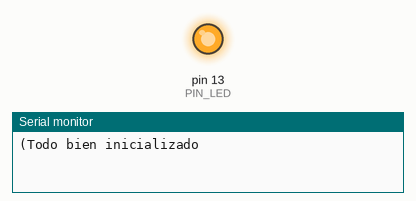
Simulated run of this sketch. Board: Arduino Uno, built with avr-gcc and run on an emulated ATmega328P. On the bench: output pins drawn as LEDs (lit = HIGH), the last lines printed to the serial monitor.

Above: at 0.1 s.
At 5.1 s:
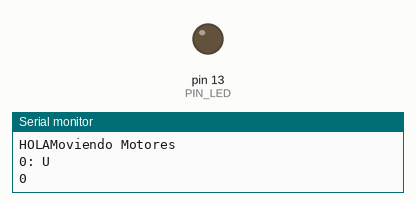
Timing chart, 0 to 10.4 s (numbered marks = the images above):
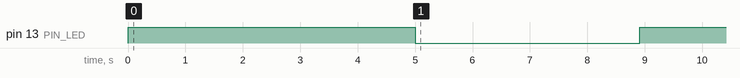

The sketch:

MaquiRubik_main.ino
```cpp
#include <String.h>
#include "controlMotores.h"

#define PIN_LED 13

int flag = 0;
int motorMatrix[6][4]; // 6 motores con 4 pines de control
char mensaje[MESSAGE_LENGTH]= "UDFLBR";
char test_mensaje[MESSAGE_LENGTH]="FLDFLDFLDfldFLdfLD";

void setup() {
  Serial.begin(9600);

  motorMatrix_init();

  pinMode(PIN_LED,OUTPUT);
  digitalWrite(PIN_LED,1);

  delay(5000);
}

void loop() {
  Serial.print("HOLA");
  if (flag == 0){
    digitalWrite(PIN_LED,0);
    secuenciaGiros(mensaje, MESSAGE_LENGTH);
    flag = 1;
    digitalWrite(PIN_LED,1);
  }
  delay(1000);
}
```

controlMotores.cpp
```cpp
#include "controlMotores.h"
#include <Arduino.h>

//Creo yo que los valores son los pines usados con el motor
bool verifyMessage(char *msg)
{
  int i;
  int flag = 0;
  while (msg[i])
  {
    switch(msg[i])
    {
    case 'R': case 'r':
      flag = 0;
      break;
    case 'L':case 'l':
      flag = 0;
      break;
    case 'U':case 'u':
      flag = 0;
      break;
    case 'D': case 'd':
      flag = 0;
      break;
    case 'F': case 'f':
      flag = 0;
      break;
    case 'B':case 'b':
      flag = 0;
      break;
    default:
      flag = 1;
      break;
    }
  }
  return (flag);
}


void motorMatrix_init(){
  for(int i=0;i<4;i++)
  {
    motorMatrix[U][i]=47+2*i;
    motorMatrix[D][i]=31+2*i;
    motorMatrix[R][i]=30+2*i;
    motorMatrix[L][i]=38+2*i;
    motorMatrix[F][i]=39+2*i;
    motorMatrix[B][i]=46+2*i;
  }
  for(int i=0;i<4;i++)
  {
    pinMode(motorMatrix[U][i],OUTPUT);
    pinMode(motorMatrix[L][i],OUTPUT);
    pinMode(motorMatrix[D][i],OUTPUT);
    pinMode(motorMatrix[R][i],OUTPUT);
    pinMode(motorMatrix[B][i],OUTPUT);
    pinMode(motorMatrix[F][i],OUTPUT);
  }
  Serial.println("Todo bien inicializado");
}

SentidoGiro getSentidoGiro(char instruccion)
{
  if(instruccion >= 'a' && instruccion <= 'z'){
    return AntiHorario;
  }
  else{
    return Horario;
  }
}

void secuenciaGiros(char cadena[], int tam)
{
  enum SentidoGiro sentido;
  Serial.write("Moviendo Motores\n");
  for(int i = 0; cadena[i] != '\0'; i++)
  {
    Serial.print(i);Serial.print(": ");
    Serial.println(cadena[i]);
    sentido = getSentidoGiro(cadena[i]);

    Serial.println(sentido);
    switch(cadena[i])
    {
    case 'R':
      giro(Horario,motorMatrix[R]);
      break;
    case 'r':
      giro(AntiHorario,motorMatrix[R]);
      break;
    case 'L':
      giro(Horario,motorMatrix[L]);
      break;
    case 'l':
      giro(AntiHorario,motorMatrix[L]);
      break;
    case 'U':
      giro(Horario,motorMatrix[U]);
      break;
    case 'u':
      giro(AntiHorario,motorMatrix[U]);
      break;
    case 'D':
      giro(Horario,motorMatrix[D]);
      break;
    case 'd':
      giro(AntiHorario,motorMatrix[D]);
      break;
    case 'F':
      giro(Horario,motorMatrix[F]);
      break;
    case 'f':
      giro(AntiHorario,motorMatrix[F]);
      break;
    case 'B':
      giro(Horario,motorMatrix[B]);
      break;
    case 'b':
      giro(AntiHorario,motorMatrix[B]);
      break;
    }
    delay(500);
  }
}
#ifdef __modo_normal__
void giro (bool sentido,int pines[]){ // funcion para girar solo 90 grados en un sentido u otro
  bool micropasos[8][4] = {
    {1, 0, 0, 0},
    {1, 0, 1, 0},
    {0, 0, 1, 0},
    {0, 1, 1, 0},
    {0, 1, 0, 0},
    {0, 1, 0, 1},
    {0, 0, 0, 1},
    {1, 0, 0, 1}
  };

  if (sentido == 0)
  {
    for (int i = 0; i < 100; i++)
    {
      digitalWrite(pines[0], micropasos[i%8][0]);
      digitalWrite(pines[1], micropasos[i%8][1]);
      digitalWrite(pines[2], micropasos[i%8][2]);
      digitalWrite(pines[3], micropasos[i%8][3]);
      delayMicroseconds (DEMORA);
    }
  }
  else
  {
    for (int i = 100; i > 0; i--)
    {
      digitalWrite(pines[0], micropasos[i%8][0]);
      digitalWrite(pines[1], micropasos[i%8][1]);
      digitalWrite(pines[2], micropasos[i%8][2]);
      digitalWrite(pines[3], micropasos[i%8][3]);
      delayMicroseconds (DEMORA);
    }
  }
}
#else
#ifdef __modo_alto_par__
void giro (bool sentido,int pines[]){ // funcion para girar solo 90 grados en un sentido u otro
  int DEMORA = 750;

  bool micropasos[4][4] = {
    {1, 0, 1, 0},
    {0, 1, 1, 0},
    {0, 1, 0, 1},
    {1, 0, 0, 1}
  };

  if (sentido == 0)
  {
    for (int i = 0; i < 50; i++)
    {
      digitalWrite(pines[0], micropasos[i%4][0]);
      digitalWrite(pines[1], micropasos[i%4][1]);
      digitalWrite(pines[2], micropasos[i%4][2]);
      digitalWrite(pines[3], micropasos[i%4][3]);
      delayMicroseconds (DEMORA);
    }
  }
  else
  {
    for (int i = 0; i < 50; i--)
    {
      digitalWrite(pines[3], micropasos[i%4][0]);
      digitalWrite(pines[2], micropasos[i%4][1]);
      digitalWrite(pines[1], micropasos[i%4][2]);
      digitalWrite(pines[0], micropasos[i%4][3]);
      delayMicroseconds (DEMORA);
    }
  }
}
#endif
#endif
```

controlMotores.h
```cpp
#ifndef __controlMotores_h__
#define __controlMotores_h__

#define MESSAGE_LENGTH 100
#define DEMORA 1500//Aumentamos el delay para evitar sobre calentamientos


#define __modo_normal__
//#define __modo_alto_par__

//enum SentidoGiro {Horario=0,AntiHorario=1};
enum Motor {U=0,D,R,L,F,B};
enum SentidoGiro {Horario=0,AntiHorario=1};

extern int motorMatrix[6][4]; // 6 motores con 4 pines de control

//void keepOn(int motors[][4], Motor mantiene);
void motorMatrix_init();
void secuenciaGiros(char cadena[], int tam);
SentidoGiro getSentidoGiro(char instruccion);
void giro (bool sentido,int pines[]);
bool verifyMessage(char *msg);
//void secuenciaGiros(int MotorMatrix[][4],char cadena[],int tam);
#endif
```

Measured:
- by itself, pin 13 (PIN_LED): HIGH → LOW at 5.0 s, → HIGH 3.9 s later
